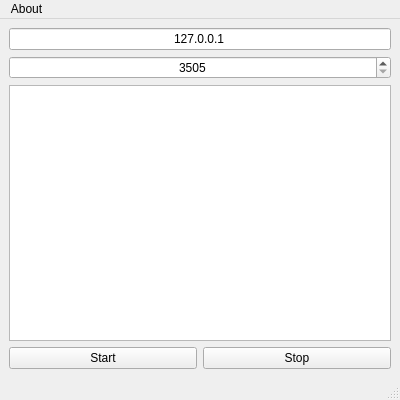
<?xml version="1.0" encoding="UTF-8"?>
<ui version="4.0">
 <class>MainWindow</class>
 <widget class="QMainWindow" name="MainWindow">
  <property name="geometry">
   <rect>
    <x>0</x>
    <y>0</y>
    <width>400</width>
    <height>400</height>
   </rect>
  </property>
  <property name="minimumSize">
   <size>
    <width>400</width>
    <height>400</height>
   </size>
  </property>
  <property name="maximumSize">
   <size>
    <width>400</width>
    <height>400</height>
   </size>
  </property>
  <property name="windowTitle">
   <string>Modbus Server</string>
  </property>
  <property name="statusTip">
   <string>Ready ...</string>
  </property>
  <widget class="QWidget" name="centralwidget">
   <layout class="QGridLayout" name="gridLayout_2">
    <item row="0" column="0">
     <layout class="QGridLayout" name="gridLayout">
      <item row="2" column="0">
       <widget class="QListWidget" name="lw_notification">
        <property name="statusTip">
         <string>Notification</string>
        </property>
        <property name="showDropIndicator" stdset="0">
         <bool>false</bool>
        </property>
        <property name="defaultDropAction">
         <enum>Qt::CopyAction</enum>
        </property>
        <property name="alternatingRowColors">
         <bool>true</bool>
        </property>
        <property name="selectionMode">
         <enum>QAbstractItemView::MultiSelection</enum>
        </property>
        <property name="resizeMode">
         <enum>QListView::Adjust</enum>
        </property>
        <property name="batchSize">
         <number>10000</number>
        </property>
        <property name="wordWrap">
         <bool>true</bool>
        </property>
       </widget>
      </item>
      <item row="0" column="0">
       <widget class="QLineEdit" name="le_ip">
        <property name="statusTip">
         <string>Enter IP address</string>
        </property>
        <property name="text">
         <string>127.0.0.1</string>
        </property>
        <property name="alignment">
         <set>Qt::AlignCenter</set>
        </property>
        <property name="placeholderText">
         <string>Enter IP address</string>
        </property>
       </widget>
      </item>
      <item row="1" column="0">
       <widget class="QSpinBox" name="sb_port">
        <property name="alignment">
         <set>Qt::AlignCenter</set>
        </property>
        <property name="accelerated">
         <bool>true</bool>
        </property>
        <property name="minimum">
         <number>3505</number>
        </property>
        <property name="maximum">
         <number>19600</number>
        </property>
       </widget>
      </item>
     </layout>
    </item>
    <item row="1" column="0">
     <layout class="QHBoxLayout" name="horizontalLayout">
      <item>
       <widget class="QPushButton" name="btn_start">
        <property name="cursor">
         <cursorShape>PointingHandCursor</cursorShape>
        </property>
        <property name="statusTip">
         <string>Start server</string>
        </property>
        <property name="text">
         <string>Start</string>
        </property>
       </widget>
      </item>
      <item>
       <widget class="QPushButton" name="btn_stop">
        <property name="cursor">
         <cursorShape>PointingHandCursor</cursorShape>
        </property>
        <property name="statusTip">
         <string>Stop server</string>
        </property>
        <property name="text">
         <string>Stop</string>
        </property>
       </widget>
      </item>
     </layout>
    </item>
   </layout>
  </widget>
  <widget class="QMenuBar" name="menubar">
   <property name="geometry">
    <rect>
     <x>0</x>
     <y>0</y>
     <width>400</width>
     <height>21</height>
    </rect>
   </property>
   <widget class="QMenu" name="menuAbout">
    <property name="title">
     <string>About</string>
    </property>
    <addaction name="actionAbout_author"/>
    <addaction name="actionAbout_application"/>
   </widget>
   <addaction name="menuAbout"/>
  </widget>
  <widget class="QStatusBar" name="statusbar"/>
  <action name="actionAbout_author">
   <property name="text">
    <string>About author</string>
   </property>
  </action>
  <action name="actionAbout_application">
   <property name="text">
    <string>About application</string>
   </property>
  </action>
 </widget>
 <resources/>
 <connections/>
</ui>
